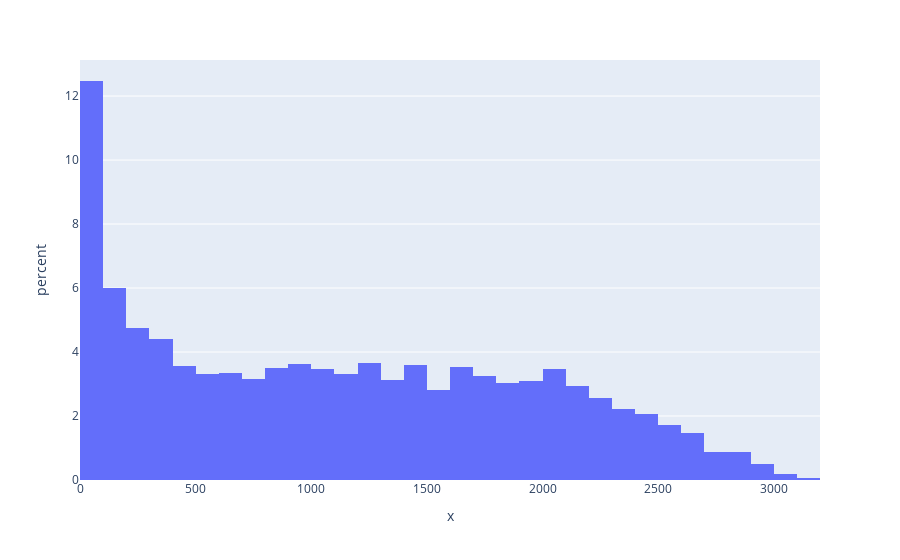

This figure's notebook cell:
### Code cell
fig = px.histogram(x=rs_df['MIN'], histnorm='percent')
fig.show()
#its 12.5%

### Figure 1 — Plotly figure (JSON) as saved in the notebook; plotly's stock layout.template omitted (floating-point values rounded to 4 significant figures; data arrays with more than 128 entries replaced by an {"elided": "..."} marker saying what was removed)
{"data": [{"alignmentgroup": "True", "bingroup": "x", "histnorm": "percent", "hovertemplate": "x=%{x}<br>percent=%{y}<extra></extra>", "legendgroup": "", "marker": {"color": "#636efa", "pattern": {"shape": ""}}, "name": "", "offsetgroup": "", "orientation": "v", "showlegend": false, "type": "histogram", "x": {"elided": "5148 int values"}, "xaxis": "x", "yaxis": "y"}], "layout": {"barmode": "relative", "legend": {"tracegroupgap": 0}, "margin": {"t": 60}, "xaxis": {"anchor": "y", "domain": [0, 1], "title": {"text": "x"}}, "yaxis": {"anchor": "x", "domain": [0, 1], "title": {"text": "percent"}}}}
